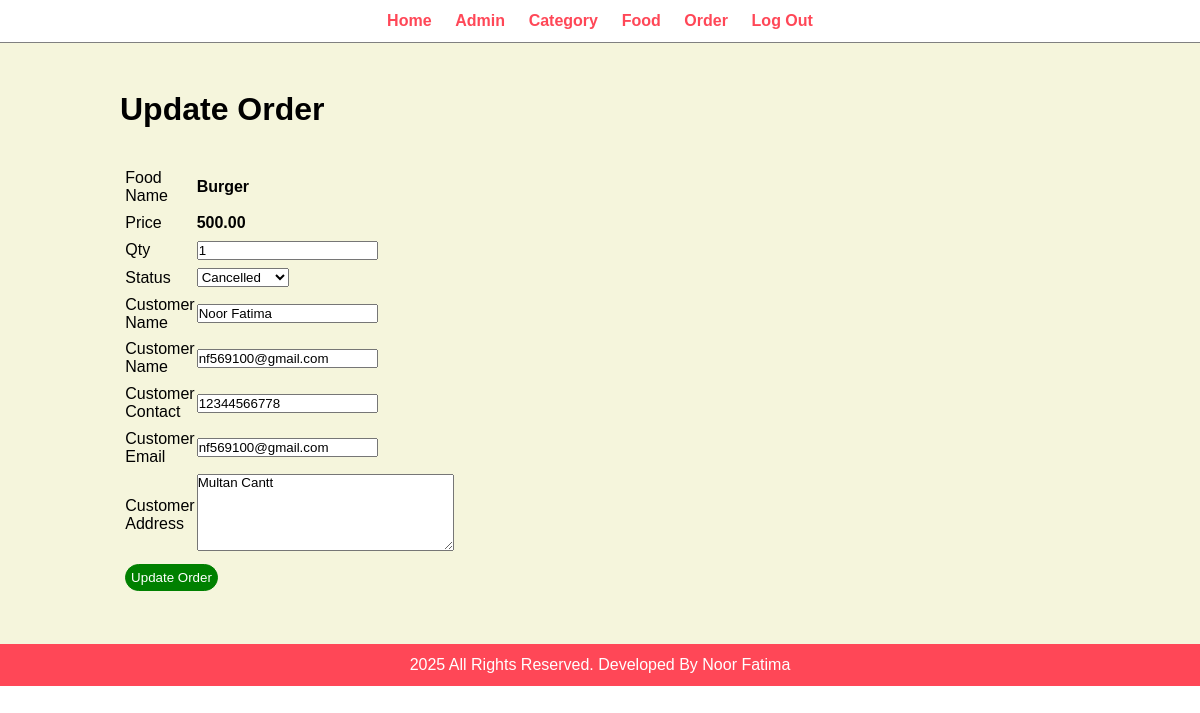
Screenshot of /admin/update-order.php?id=3 (signed in) with the database file from the repository.
### tables this page shows
CREATE TABLE `tbl_order` (
  `id` int(11) NOT NULL,
  `food` varchar(100) DEFAULT NULL,
  `price` decimal(10,2) DEFAULT NULL,
  `qty` int(11) DEFAULT NULL,
  `total` decimal(10,2) DEFAULT NULL,
  `order_date` datetime DEFAULT NULL,
  `status` enum('Ordered','On Delivery','Delivered','Cancelled') DEFAULT 'Ordered',
  `customer_name` varchar(100) DEFAULT NULL,
  `customer_contact` varchar(20) DEFAULT NULL,
  `customer_email` varchar(150) DEFAULT NULL,
  `customer_address` text DEFAULT NULL
);

### admin/update-order.php (the view, shortened to what this page needs)
<?php include('partials/menu.php'); ?>
<div class="main-content">
    <div class="wrapper">
        <h1>Update Order</h1>
        <br><br>
        <?php
           if(isset($_GET['id'])){
            $id = $_GET['id'];
            $sql = "SELECT * FROM tbl_order WHERE id=$id";
            $res = mysqli_query($conn,$sql);
            $count = mysqli_num_rows($res);
            if($count==1){
               $row = mysqli_fetch_assoc($res);
               $food = $row['food'];
               $price = $row['price'];
               $qty = $row['qty'];
               $customer_name = $row['customer_name'];
               $customer_contact = $row['customer_contact'];
               $customer_email = $row['customer_email'];
               $customer_address = $row['customer_address'];
            }
            else{
                header("location:".SITEURL.'admin/manage-order.php');
            }
           }
           else{
               header("location:".SITEURL.'admin/manage-order.php');
           }
        ?>
        <form action="" method="post">
           <table class="tbl-30">
           <tr>
            <td>Food Name</td>
            <td>
                <b><?php echo $food; ?></b>
            </td>
           </tr>
           <tr>
            <td>Price</td>
            <td>
                <b><?php echo $price; ?></b>
            </td>
           </tr>
           <tr>
            <td>Qty</td>
            <td>
                <input type="number" name="qty" value="<?php echo $qty; ?>">
            </td>
           </tr>
            <tr>
                <td>Status</td>
                <td>
                    <select name="status">
                        <option <?php if($status="Cancelled"){echo "selected";} ?>  value="Cancelled">Cancelled</option>
                    </select>
                </td>
            </tr>
            <tr>
                <td>Customer Name</td>
                <td>
                    <input type="text" name="customer_name" value="<?php echo $customer_name; ?>">
                </td>
            </tr>
            <tr>
                <td>Customer Name</td>
                <td>
                    <input type="text" name="customer_name" value="<?php echo $customer_email; ?>">
                </td>
            </tr>
            <tr>
                <td>Customer Contact</td>
                <td>
                    <input type="text" name="customer_contact" value="<?php echo $customer_contact; ?>">
                </td>
            </tr>
            <tr>
                <td>Customer Email</td>
                <td>
                    <input type="text" name="customer_email" value="<?php echo $customer_email; ?>">
                </td>
            </tr>
            <tr>
                <td>Customer Address</td>
                <td>
                    <textarea name="customer_address" cols="30" rows="5"><?php echo $customer_address; ?></textarea>
                </td>
            </tr>
            <tr>
                <td colspan='2'>
                    <input type="submit" name="submit" value="Update Order" class="btn-secondary">
                </td>
            </tr>
           </table>
        </form>
    </div>
</div>
<?php include('partials/footer.php'); ?>

### css/admin.css (style rules this page uses)
* { margin: 0; padding: 0; font-family: Arial, Helvetica, sans-serif; }
.wrapper { padding: 1%; width: 80%; margin: 0 auto; }
.main-content { background-color: beige; padding: 3% 0; }
.tbl-30 { width: 30%; }
table tr td { padding: 1%; }
.btn-secondary { background-color: green; padding: 1.5%; color: white; text-decoration: none; border: 1px solid green; border-radius: 15px; }

### rows the page displays
tbl_order: food "Burger", price "500.00", qty "1", customer_name "Noor Fatima", customer_name "nf569100@gmail.com", customer_contact "12344566778", customer_email "nf569100@gmail.com", customer_address "Multan Cantt"
